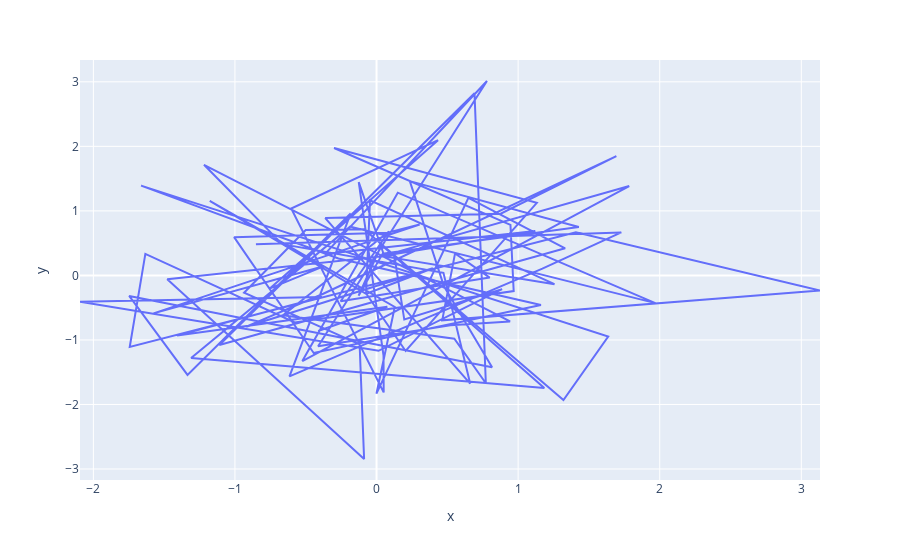
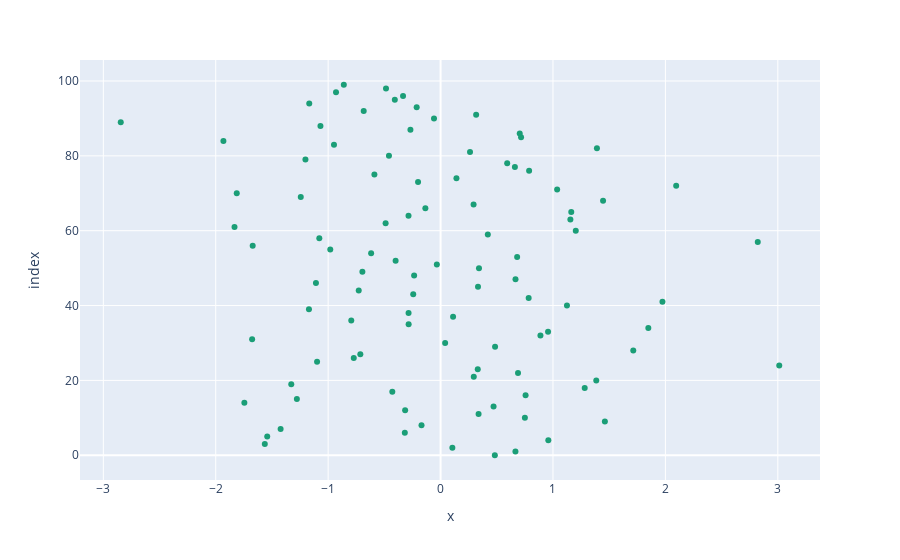

Notebook cell for these charts, in order:
### Markdown cell above
2.Write a program to draw line and scatter plots for random 100 x and y coordinates.

### Code cell
import plotly.express as px
import numpy as np

def main():
   """
      Description:
         Function is used to generate random numbers with numpy and call other function to plot.
      Parameter:
         No parameter required.
      Return:
         Returns nothing.
   """
   n = 100
   random_x = np.random.randn(n)
   random_y = np.random.randn(n)
   draw_line_plot(random_x, random_y)
   draw_scatter_plot(random_x, random_y)

def draw_line_plot(x,y):
    """
       Description:
          Function is used to draw a line chart for a random numbers using plotly.
       Parameter:
          No parameter required.
       Return:
          Returns nothing.
    """
    fig = px.line(x = x, y = y)
    fig.show()

def draw_scatter_plot(x,y):
   """
      Description:
         Function is used to draw a scatter chart for a random numbers using plotly.
      Parameter:
         No parameter required.
      Return:
         Returns nothing.
   """  
   plot = px.scatter(x, y,color_discrete_sequence=px.colors.qualitative.Dark2)
   plot.show()

if __name__ == "__main__":
    main()

### Figure 1 — Plotly figure (JSON) as saved in the notebook; plotly's stock layout.template omitted (floating-point values rounded to 4 significant figures)
{"data": [{"hovertemplate": "x=%{x}<br>y=%{y}<extra></extra>", "legendgroup": "", "line": {"color": "#636efa", "dash": "solid"}, "marker": {"symbol": "circle"}, "mode": "lines", "name": "", "orientation": "v", "showlegend": false, "type": "scatter", "x": [-0.8519, 1.729, 1.171, -0.6149, -0.1832, -1.335, -1.747, 0.8161, 0.4762, 0.2351, 1.429, 0.04341, -0.1269, 0.0346, 1.185, -1.31, -0.1868, 1.969, 0.1501, -0.5241, 1.785, 0.03191, 1.121, -0.3657, 0.7798, -0.4127, 0.5212, 0.9432, -1.219, -0.6662, 0.4724, 0.6613, -0.362, 0.8768, 1.694, -0.3764, -0.92, 0.3971, -0.07204, 0.2053, 1.132, -0.3001, 0.9459, 0.9686, -0.5778, -1.633, -1.743, 1.408, 3.132, 0.4638, 0.5545, 0.7992, -0.2536, 0.08769, -0.661, 0.5496, 0.7719, 0.6919, -1.11, 1.332, 0.6488, -0.0006044, 0.1288, -1.178, -0.0741, -0.04629, 1.257, 0.05607, -0.1257, 0.04938, 0.05047, -0.6026, 0.4343, -0.7515, -0.3745, -1.575, 0.3046, 0.07751, -1.006, -0.4441, 1.161, -0.2691, -1.663, 1.636, 1.32, -0.08904, -0.5005, -0.9356, -0.1195, -0.08781, -1.478, 0.1252, 0.1958, 0.8868, 0.01392, -2.094, -0.3855, -1.409, 0.07644, -0.4125], "xaxis": "x", "y": [0.4828, 0.666, 0.1049, -1.564, 0.9586, -1.542, -0.318, -1.423, -0.1695, 1.462, 0.75, 0.3382, -0.3152, 0.4714, -1.745, -1.278, 0.7563, -0.4292, 1.282, -1.328, 1.385, 0.2954, 0.6891, 0.3308, 3.013, -1.099, -0.7722, -0.7138, 1.714, 0.4848, 0.04078, -1.676, 0.8884, 0.9562, 1.848, -0.284, -0.7944, 0.1113, -0.2846, -1.171, 1.124, 1.974, 0.7836, -0.2432, -0.7281, 0.333, -1.109, 0.6666, -0.2353, -0.6955, 0.3418, -0.0332, -0.4, 0.6812, -0.6177, -0.9811, -1.671, 2.822, -1.079, 0.4204, 1.203, -1.833, -0.4888, 1.155, -0.285, 1.163, -0.1352, 0.2938, 1.445, -1.244, -1.813, 1.037, 2.096, -0.2002, 0.1412, -0.5886, 0.7877, 0.6612, 0.5926, -1.202, -0.4591, 0.2621, 1.391, -0.9482, -1.932, 0.7161, 0.7041, -0.268, -1.068, -2.845, -0.05834, 0.3165, -0.6837, -0.2125, -1.168, -0.407, -0.3339, -0.9301, -0.4854, -0.8606], "yaxis": "y"}], "layout": {"legend": {"tracegroupgap": 0}, "margin": {"t": 60}, "xaxis": {"anchor": "y", "domain": [0, 1], "title": {"text": "x"}}, "yaxis": {"anchor": "x", "domain": [0, 1], "title": {"text": "y"}}}}

### Figure 2 — Plotly figure (JSON) as saved in the notebook; plotly's stock layout.template omitted (floating-point values rounded to 4 significant figures)
{"data": [{"hovertemplate": "x=%{x}<br>index=%{y}<extra></extra>", "legendgroup": "", "marker": {"color": "rgb(27,158,119)", "symbol": "circle"}, "mode": "markers", "name": "", "orientation": "h", "showlegend": false, "type": "scatter", "x": [0.4828, 0.666, 0.1049, -1.564, 0.9586, -1.542, -0.318, -1.423, -0.1695, 1.462, 0.75, 0.3382, -0.3152, 0.4714, -1.745, -1.278, 0.7563, -0.4292, 1.282, -1.328, 1.385, 0.2954, 0.6891, 0.3308, 3.013, -1.099, -0.7722, -0.7138, 1.714, 0.4848, 0.04078, -1.676, 0.8884, 0.9562, 1.848, -0.284, -0.7944, 0.1113, -0.2846, -1.171, 1.124, 1.974, 0.7836, -0.2432, -0.7281, 0.333, -1.109, 0.6666, -0.2353, -0.6955, 0.3418, -0.0332, -0.4, 0.6812, -0.6177, -0.9811, -1.671, 2.822, -1.079, 0.4204, 1.203, -1.833, -0.4888, 1.155, -0.285, 1.163, -0.1352, 0.2938, 1.445, -1.244, -1.813, 1.037, 2.096, -0.2002, 0.1412, -0.5886, 0.7877, 0.6612, 0.5926, -1.202, -0.4591, 0.2621, 1.391, -0.9482, -1.932, 0.7161, 0.7041, -0.268, -1.068, -2.845, -0.05834, 0.3165, -0.6837, -0.2125, -1.168, -0.407, -0.3339, -0.9301, -0.4854, -0.8606], "xaxis": "x", "y": [0, 1, 2, 3, 4, 5, 6, 7, 8, 9, 10, 11, 12, 13, 14, 15, 16, 17, 18, 19, 20, 21, 22, 23, 24, 25, 26, 27, 28, 29, 30, 31, 32, 33, 34, 35, 36, 37, 38, 39, 40, 41, 42, 43, 44, 45, 46, 47, 48, 49, 50, 51, 52, 53, 54, 55, 56, 57, 58, 59, 60, 61, 62, 63, 64, 65, 66, 67, 68, 69, 70, 71, 72, 73, 74, 75, 76, 77, 78, 79, 80, 81, 82, 83, 84, 85, 86, 87, 88, 89, 90, 91, 92, 93, 94, 95, 96, 97, 98, 99], "yaxis": "y"}], "layout": {"legend": {"tracegroupgap": 0}, "margin": {"t": 60}, "xaxis": {"anchor": "y", "domain": [0, 1], "title": {"text": "x"}}, "yaxis": {"anchor": "x", "domain": [0, 1], "title": {"text": "index"}}}}
